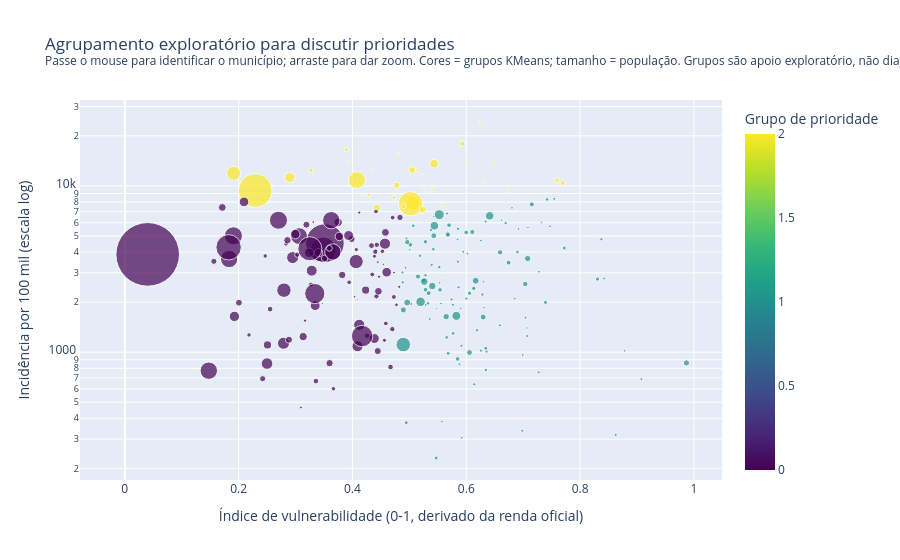

The cell this chart's notebook holds for it:
### Code cell
X=StandardScaler().fit_transform(base[["incidencia_100k","vulnerabilidade"]])
base["grupo_prioridade"]=KMeans(n_clusters=3,random_state=42,n_init=20).fit_predict(X)
import plotly.express as px
fig=px.scatter(base,x="vulnerabilidade",y="incidencia_100k",log_y=True,
               color="grupo_prioridade",color_continuous_scale="Viridis",
               size="populacao",size_max=45,
               hover_name="municipio",
               hover_data={"vulnerabilidade":":.2f","incidencia_100k":":,.0f",
                           "casos":":,","populacao":":,","pressao":":.2f"},
               category_orders={"grupo_prioridade":[0,1,2]},
               labels={"vulnerabilidade":"Índice de vulnerabilidade (0-1, derivado da renda oficial)",
                       "incidencia_100k":"Incidência por 100 mil (escala log)",
                       "grupo_prioridade":"Grupo (KMeans, k=3)"},
               title="Agrupamento exploratório para discutir prioridades<br>"
                     "<sup>Passe o mouse para identificar o município; arraste para dar zoom. "
                     "Cores = grupos KMeans; tamanho = população. Grupos são apoio exploratório, "
                     "não diagnóstico nem recomendação clínica.</sup>")
fig.update_layout(height=560,font_size=12,
                  coloraxis_colorbar={"title":{"text":"Grupo de prioridade"}})
fig.show()
fig.write_html("grafico_agrupamento_prioridades.html",include_plotlyjs="cdn")
print("Gráfico interativo salvo em notebooks/grafico_agrupamento_prioridades.html")

### Figure 1 — Plotly figure (JSON) as saved in the notebook; plotly's stock layout.template omitted (floating-point values rounded to 4 significant figures; data arrays with more than 128 entries replaced by an {"elided": "..."} marker saying what was removed)
{"data": [{"customdata": {"elided": "246x3 float values"}, "hovertemplate": "<b>%{hovertext}</b><br><br>Índice de vulnerabilidade (0-1, derivado da renda oficial)=%{x:.2f}<br>Incidência por 100 mil (escala log)=%{y:,.0f}<br>populacao=%{customdata[1]:,}<br>casos=%{customdata[0]:,}<br>pressao=%{customdata[2]:.2f}<br>Grupo (KMeans, k=3)=%{marker.color}<extra></extra>", "hovertext": {"elided": "246 str values"}, "legendgroup": "", "marker": {"color": {"elided": "246 int values"}, "coloraxis": "coloraxis", "size": {"elided": "246 int values"}, "sizemode": "area", "sizeref": 738.1, "symbol": "circle"}, "mode": "markers", "name": "", "orientation": "v", "showlegend": false, "type": "scatter", "x": {"elided": "246 float values"}, "xaxis": "x", "y": {"elided": "246 float values"}, "yaxis": "y"}], "layout": {"coloraxis": {"autocolorscale": false, "colorbar": {"title": {"text": "Grupo de prioridade"}}, "colorscale": [[0, "#440154"], [0.1111, "#482878"], [0.2222, "#3e4989"], [0.3333, "#31688e"], [0.4444, "#26828e"], [0.5556, "#1f9e89"], [0.6667, "#35b779"], [0.7778, "#6ece58"], [0.8889, "#b5de2b"], [1, "#fde725"]]}, "font": {"size": 12}, "height": 560, "legend": {"itemsizing": "constant", "tracegroupgap": 0}, "title": {"text": "Agrupamento exploratório para discutir prioridades<br><sup>Passe o mouse para identificar o município; arraste para dar zoom. Cores = grupos KMeans; tamanho = população. Grupos são apoio exploratório, não diagnóstico nem recomendação clínica.</sup>"}, "xaxis": {"anchor": "y", "domain": [0, 1], "title": {"text": "Índice de vulnerabilidade (0-1, derivado da renda oficial)"}}, "yaxis": {"anchor": "x", "domain": [0, 1], "title": {"text": "Incidência por 100 mil (escala log)"}, "type": "log"}}}
